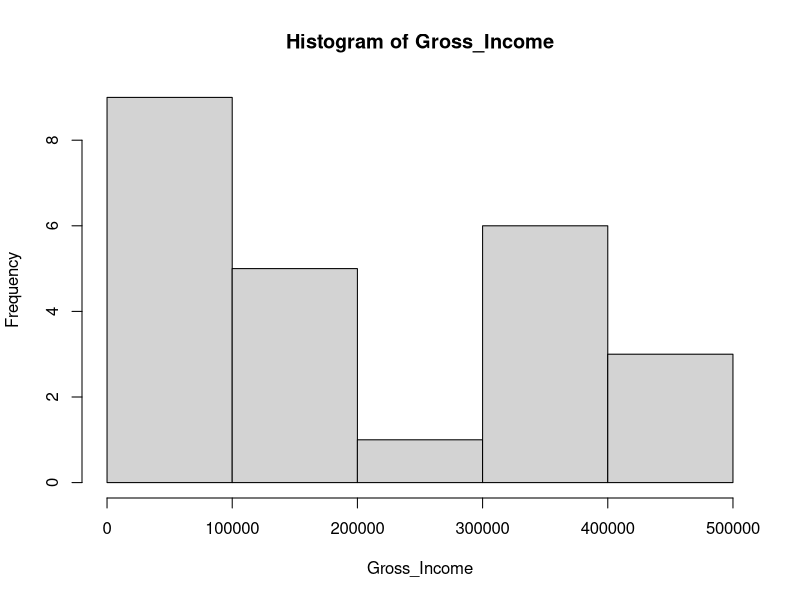
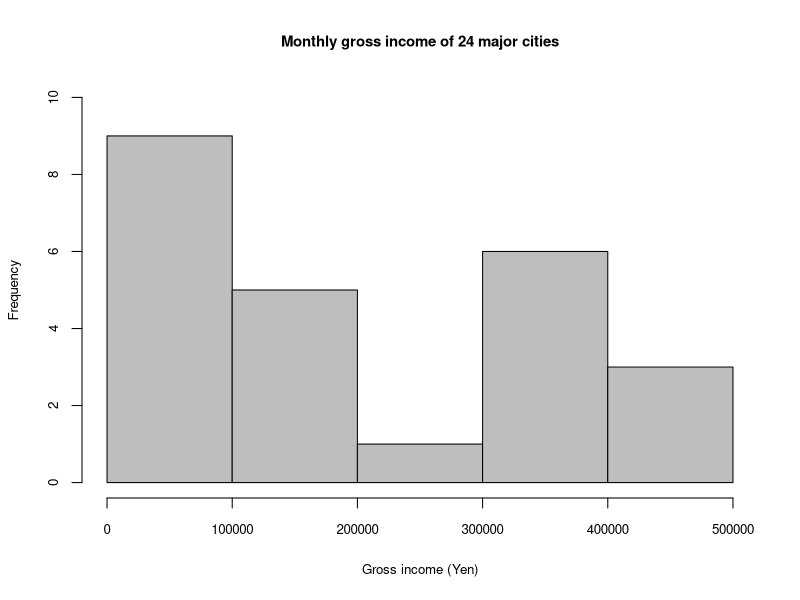
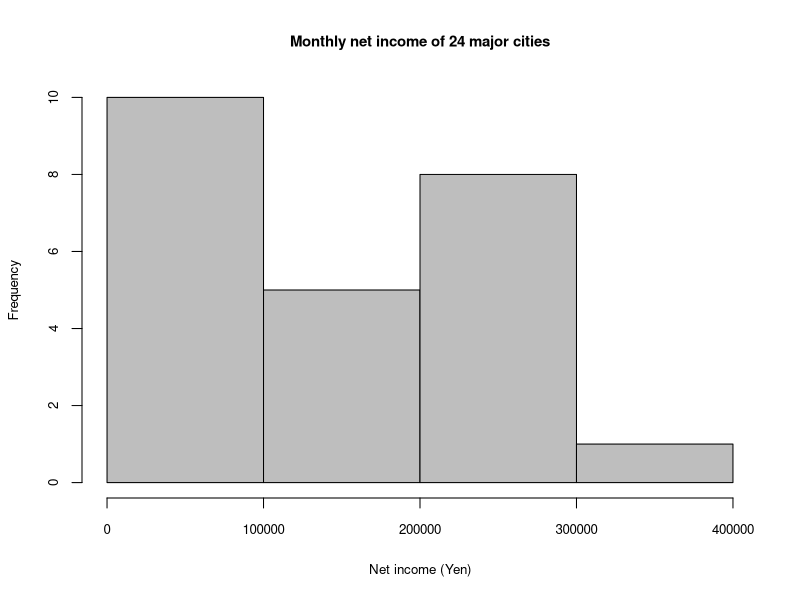
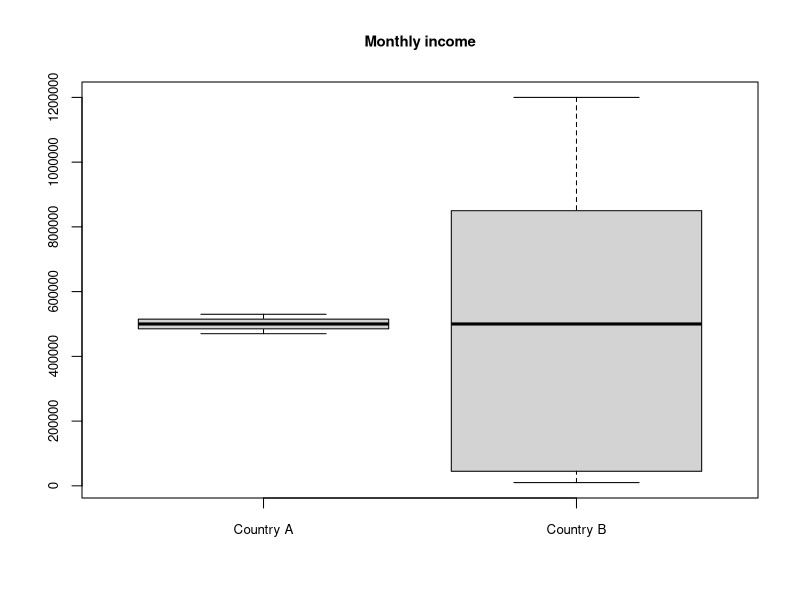
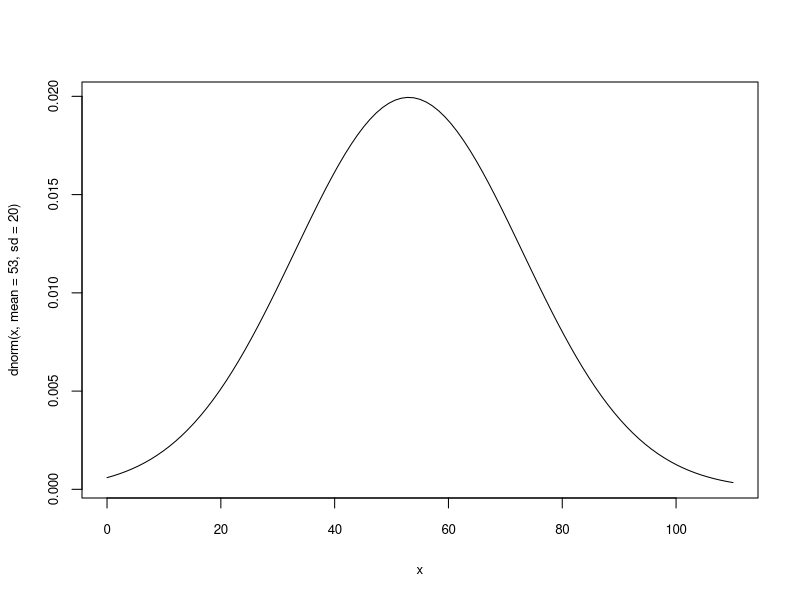
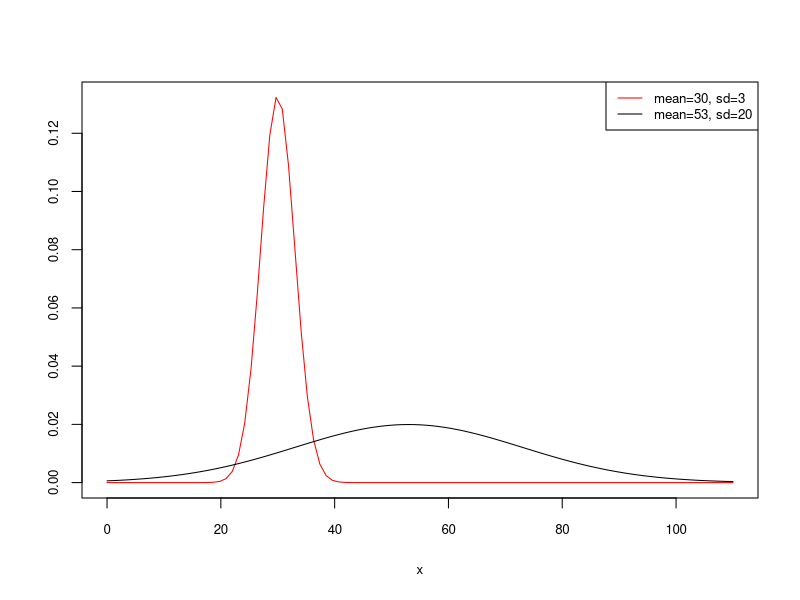
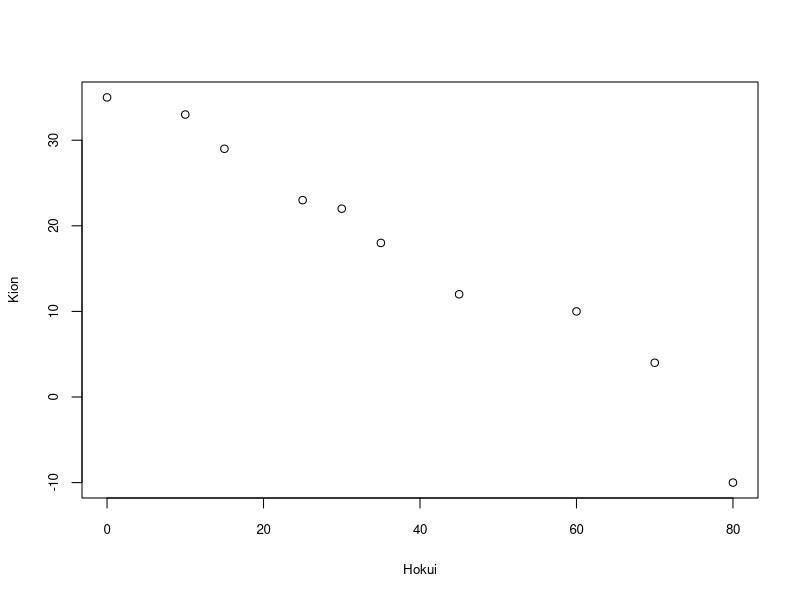
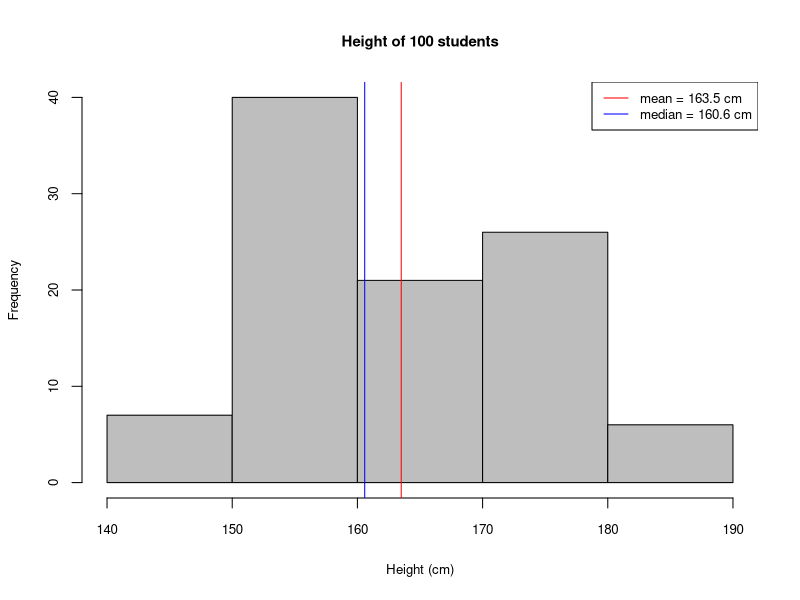

Write the R code that produced these figures, in order.
## ---- chunk 1
knitr::opts_chunk$set(fig.width=4.2, fig.height=3.2, echo = TRUE)
##options(scipen=100)
## ---- chunk 2
options(scipen=100)　# 数字の表記方法を変えるための命令
## ---- chunk 3
Gross_Income <- c(314600, 403500, 348400, 360800, 277300, 353700, 190200, 478200, 
            465700, 339500, 80000, 39100, 302200, 80000, 74600, 44400, 163500,
            129700, 32000, 179500, 110200, 35500, 46200, 28400)
Net_Income <- c(240000, 280000, 270000, 270000, 190000, 240000, 140000, 270000,
            340000, 280000, 55000, 35000, 220000, 75000, 60000, 40000, 160000,
            110000, 30000, 140000, 95000, 30000, 40000, 25000)
## ---- chunk 4
length(Gross_Income)
length(Net_Income)
## ---- chunk 5
freqtab <- function( # 度数分布表を作成する関数を定義する
        x, # 度数分布表のもとになるデータ
        cn=1+log2(length(x)), # 階級の数は「スタージェスの公式」で決める
        wid=FALSE ) # 階級の幅
{
	x <- x[!is.na(x)] # 欠損値を除く
	min <- min(x) # データの最小値
	max <- max(x) # データの最大値
	ran <- max - min # データのレンジ（範囲）
	if(!wid){ wid <- round(abs(ran/cn), 3) } # 階級の幅を指定しない場合は自動で計算
	cla <- floor(x/wid)	# データを階級に振り分ける
	mnc <- min(cla) # 階級の最小値
	mxc <- max(cla) # 階級の最大値
	cla <- factor(cla, levels=mnc:mxc) # データを階級ごとに集計
	freq <- table(cla) # 階級ごとの度数を数える
	names(freq) <- paste(mnc:mxc*wid, "-", mnc:mxc*wid+wid) # 階級の名称を定義する
	percent <- round(freq/sum(freq)*100,2) # 相対度数（%）
	cum.pcnt <- round(cumsum(percent),2) # 累積相対度数（%）
	return(cbind(freq, percent, cum.pcnt)) # 度数分布表を返す
}
## ---- chunk 6
freqtab(Gross_Income, wid=100000) # 度数分布表を作成。階級の幅は100000に指定
## ---- chunk 7
freqtab(Net_Income, wid=100000) # 度数分布表を作成。階級の幅は100000に指定
## ---- chunk 8
hist(Gross_Income)　# ヒストグラムを描く
## ---- chunk 9
# タイトル、横軸のラベル、縦軸のラベル、ヒストグラムの色、縦軸の範囲、文字サイズを指定する
hist(Gross_Income, main="Monthly gross income of 24 major cities", 
     xlab="Gross income (Yen)", ylab="Frequency", col="grey", ylim=c(0, 10), 
     cex.main=0.9, cex.axis=0.8, cex.lab=0.8) 
## ---- chunk 10
# 階級の数、タイトル、横軸のラベル、縦軸のラベル、ヒストグラムの色、縦軸の範囲、文字サイズを指定する
hist(Net_Income, breaks=4, main="Monthly net income of 24 major cities", 
     xlab="Net income (Yen)", ylab="Frequency", col="grey", ylim=c(0, 10),
     cex.main=0.9, cex.axis=0.8, cex.lab=0.8) 
## ---- chunk 11
IncA <- c(530000, 520000, 510000, 500000, 490000, 480000, 470000)
IncB <- c(1200000, 900000, 800000, 500000, 60000, 30000, 10000)
## ---- chunk 12
mean(IncA)
sd(IncA)
## ---- chunk 13
mean(IncB)
sd(IncB)
## ---- chunk 14
boxplot(IncA, IncB, # 箱ひげ図を描く
        names=c("Country A", "Country B"), main="Monthly income",　# ラベルやタイトルを指定
        cex.main=0.9, cex.axis=0.8, cex.lab=0.8) # 文字のサイズを指定
## ---- chunk 15
summary(IncA)
summary(IncB)
## ---- chunk 16
curve(dnorm(x, mean=53, sd=20), # 平均値53、分散400の正規分布を描く
      from=0, to=110, # 横軸は0〜110に指定
      cex.axis=0.8, cex.lab=0.8)　# 文字のサイズを指定
## ---- chunk 17
curve(dnorm(x, mean=30, sd=3), # 平均値30、分散9の正規分布を描く
      from=0, to=110, col="red", ylab="", # グラフの範囲やラベルを指定。色は赤
      cex.main=0.9, cex.axis=0.8, cex.lab=0.8) #　文字サイズを指定
curve(dnorm(x, mean=53, sd=20), add=TRUE) #　平均値53、分散400の正規分布を重ねて表示
label <- c("mean=30, sd=3", "mean=53, sd=20")　# 凡例に表示するラベルを定義
color <- c("red", "black") # 2つのグラフの色分け
legend("topright", legend=label, col=color, lty=c(1, 1), cex=0.8)　# 凡例を作成
## ---- chunk 18
Hokui <- c(0, 35, 30, 70, 10, 45, 60, 80, 15,　25)
Kion <- c(35, 18, 22, 4, 33, 12, 10, -10, 29, 23)
## ---- chunk 19
plot(Hokui, Kion, cex.axis=0.8, cex.lab=0.8)
## ---- chunk 20
cor(Hokui, Kion)
## ---- chunk 21
set.seed(1)
height70 <- rnorm(70, mean=156, sd=7)
res <- 16350 - sum(height70)
height30 <- rep(c(res/30-3.5, res/30-.5, res/30+0.5, res/30+1.5, res/30+2), times=6)
height <- append(height70, height30)
hist(height, breaks=seq(140, 190, 10), col="grey", xlab="Height (cm)", main="Height of 100 students", cex.main=0.9, cex.axis=0.8, cex.lab=0.8)
abline(v=mean(height), col="red")
abline(v=median(height), col="blue")
label <- c("mean = 163.5 cm", "median = 160.6 cm")　# 凡例に表示するラベル
color <- c("red", "blue") # 2つのグラフの色分け
legend("topright", legend=label, col=color, lty=c(1, 1), cex=0.8)　# 凡例を作成
#mean(height)
#median(height)
